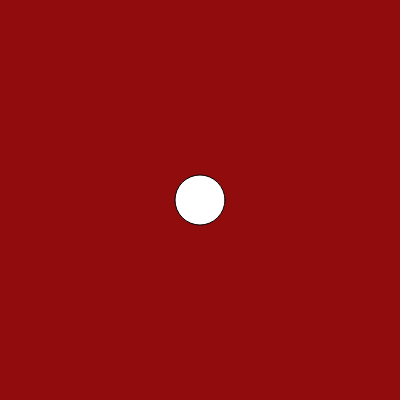
Frame 1 (no input)
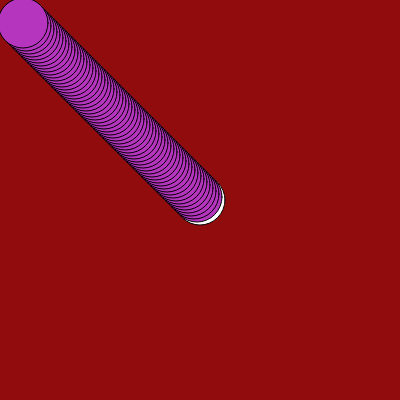
Frame 60 (no input)
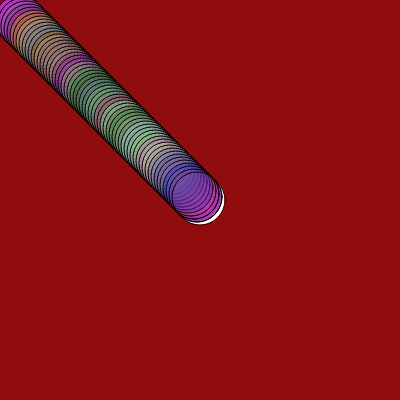
Frame 120 (the mouse pressed at the canvas centre since frame 60)

The p5.js sketch that drew these frames (run headless with seeded random() and noise() and a simulated clock; from frame 60 on, the mouse is pressed at the canvas centre):

// p5.js sketch
// ── sketch.js

let cor;
let cor1;
let posicaoHorizontal;
let posicaoVertical;

function setup() {
  createCanvas(400, 400);
  background("rgb(145,12,12)");
  cor = color(random(0, 255), random(0, 255), random(0,255));
  posicaoHorizontal=200;
  posicaoVertical=200;
}

function draw() {
  circle(posicaoHorizontal, posicaoVertical, 50);
  fill(cor);
  
  if(mouseX < posicaoHorizontal){
    posicaoHorizontal=posicaoHorizontal - 3;
  }
    if(mouseX > posicaoHorizontal){
    posicaoHorizontal=posicaoHorizontal + 3;
  }
   if(mouseY < posicaoVertical){
    posicaoVertical=posicaoVertical - 3;
  }
  if(mouseY > posicaoVertical){
    posicaoVertical=posicaoVertical + 3;
  }
  if (mouseIsPressed){
    cor = color(random(0, 255), random(0, 255), random(0, 255), random(0, 100));
  }
}
